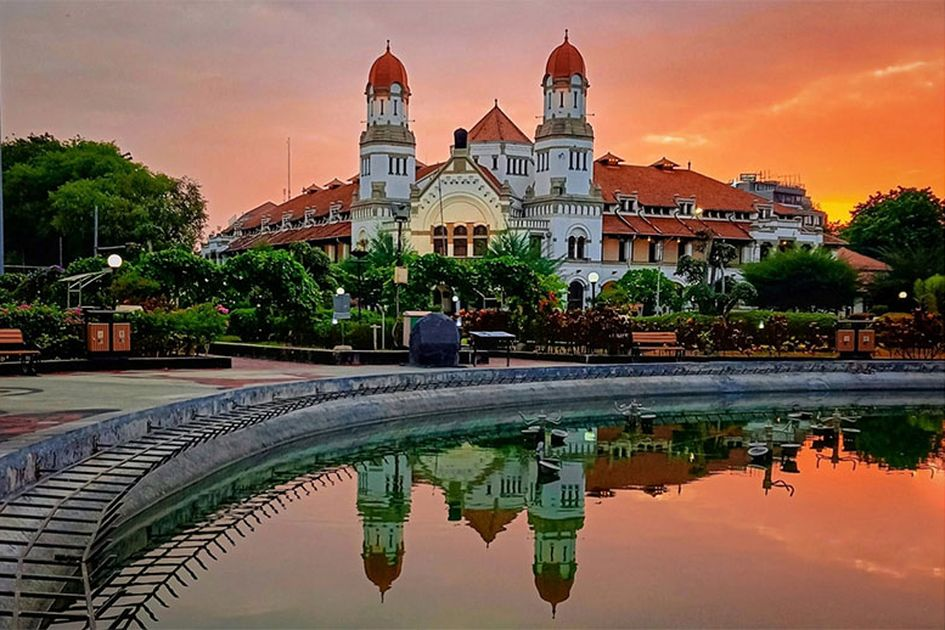
#> input picture image/semrang.jpg, 945 x 630 px
$ python -i app.py   (imports and definitions only)
#> lines starting #> are read from the running program, lines starting #| are printed output that depends on the picture
#> further down, picture is the input picture: shape (630, 945, 3); mean B, G, R 76.7, 93.9, 119.2
import streamlit as st
import cv2
import numpy as np

# [8 lines left out: function upload_image, not called in this run]

def convert_rgb_to_hsv(image):
    return cv2.cvtColor(image, cv2.COLOR_BGR2HSV)

# [5 lines left out: function compute_histograms, not called in this run]

def apply_brightness_and_contrast(image):
    blurred = cv2.GaussianBlur(image, (5, 5), 0)
    rod = cv2.bilateralFilter(blurred, 9, 75, 75)
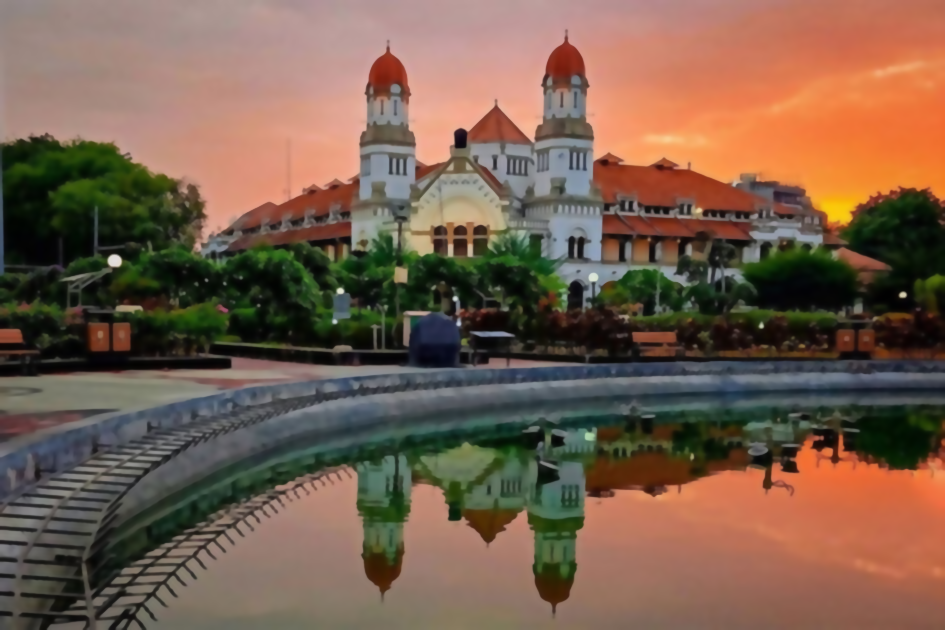
#> rod: shape (630, 945, 3); mean B, G, R 76.7, 93.8, 119.2
    lab = cv2.cvtColor(rod, cv2.COLOR_BGR2LAB)
#> lab: shape (630, 945, 3); mean of channels 0, 1, 2 106, 135.8, 141.8
    l_channel, a, b = cv2.split(lab)
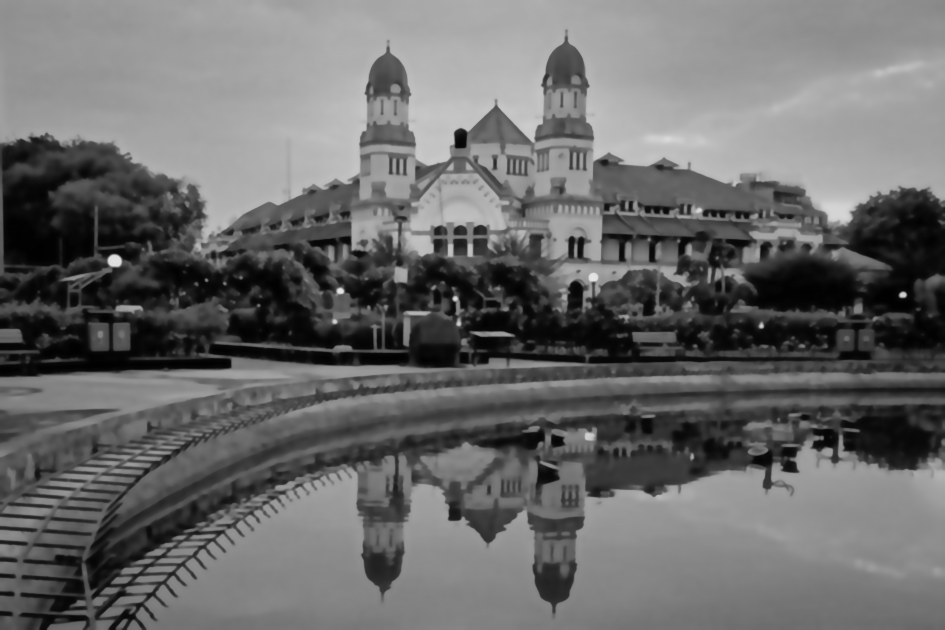
#> l_channel: shape (630, 945); min 1, max 229, mean 106
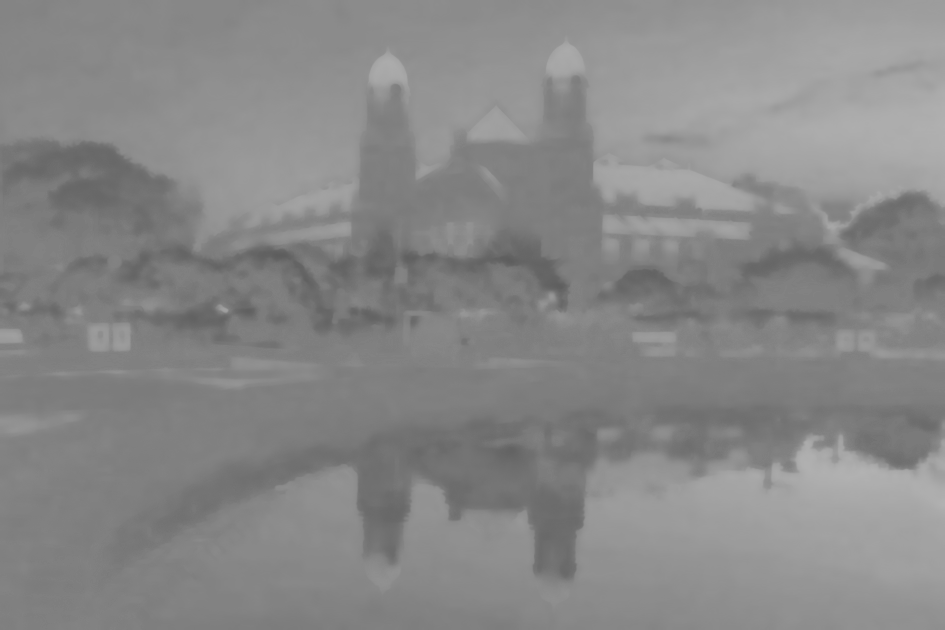
#> a: shape (630, 945); min 93, max 178, mean 135.8
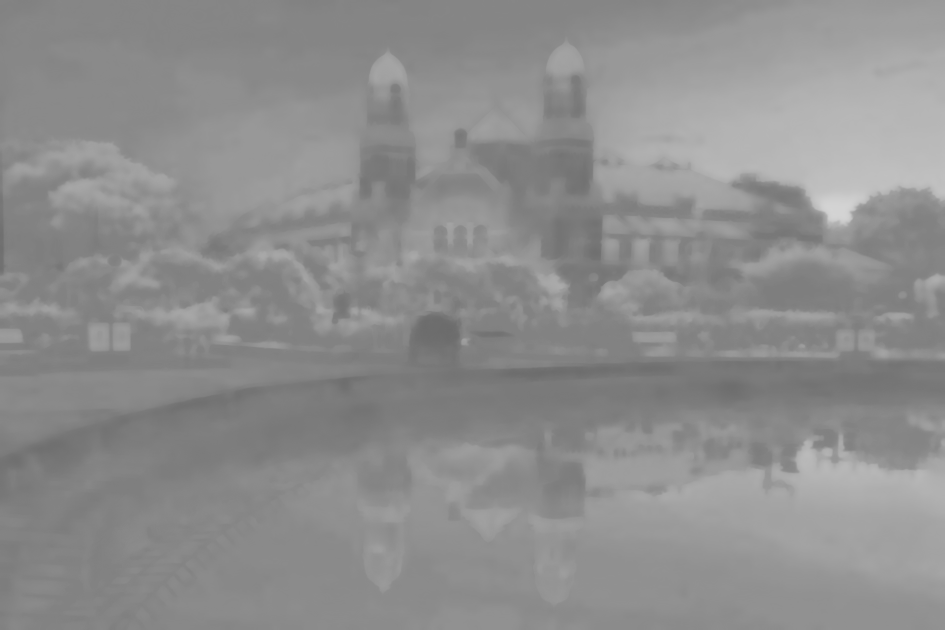
#> b: shape (630, 945); min 107, max 212, mean 141.8

    clahe = cv2.createCLAHE(clipLimit=2.0, tileGridSize=(8,8))
    cl = clahe.apply(l_channel)
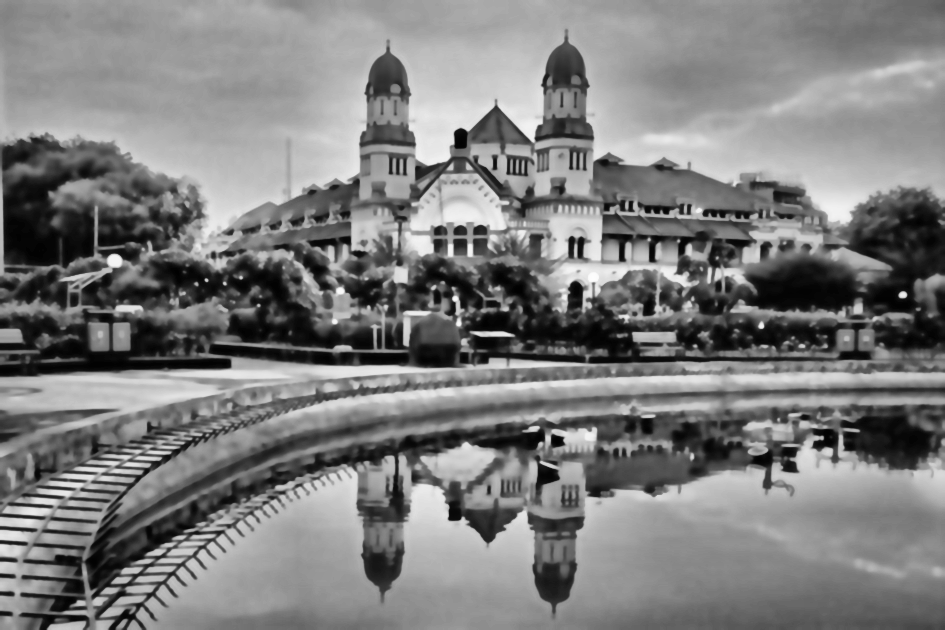
#> cl: shape (630, 945); min 0, max 253, mean 125.2

    limg = cv2.merge((cl,a,b))
#> limg: shape (630, 945, 3); mean of channels 0, 1, 2 125.2, 135.8, 141.8
    final = cv2.cvtColor(limg, cv2.COLOR_LAB2BGR)
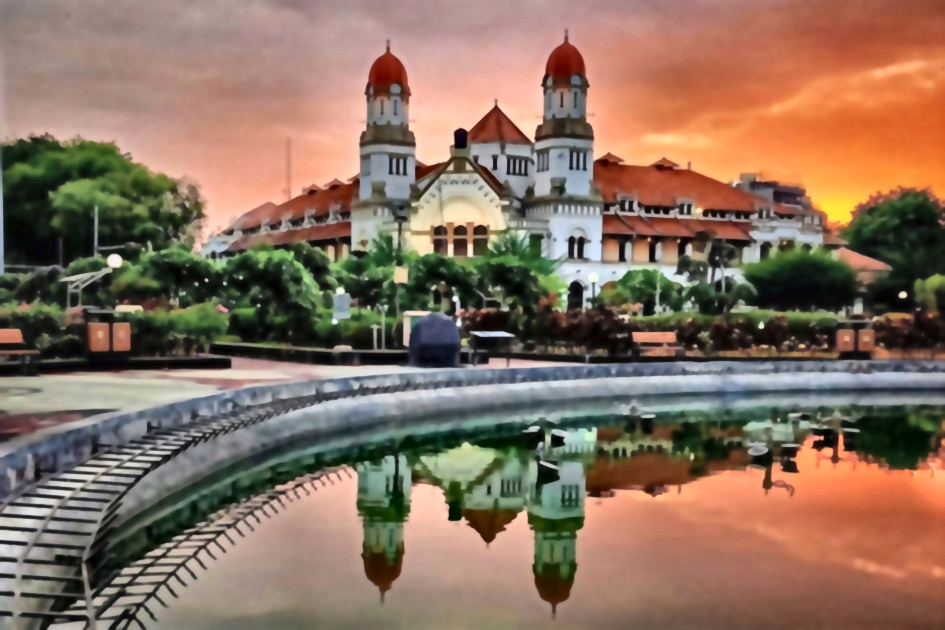
#> final: shape (630, 945, 3); mean B, G, R 95.5, 112.9, 137.8
    return final

# [34 lines left out: functions find_contours, main, not called in this run]

# [2 lines not run here, left out]

>>> import cv2
>>> picture = cv2.imread('image/semrang.jpg')
>>> result = apply_brightness_and_contrast(picture)
